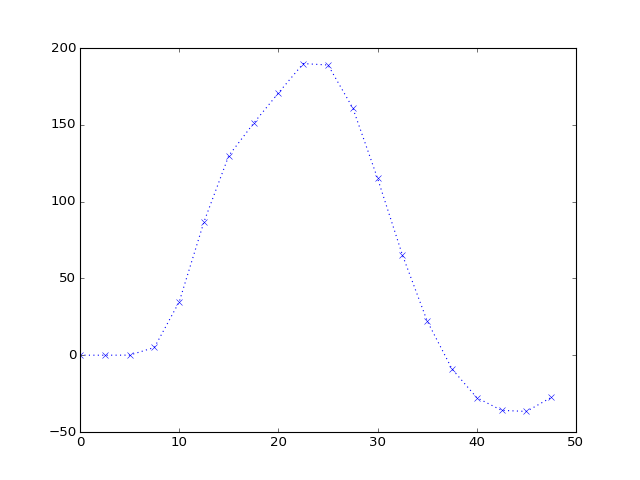

This figure's Python source:
plt.plot(tr_times[:20], tr_hemo[:20], 'x:')
# [...]
